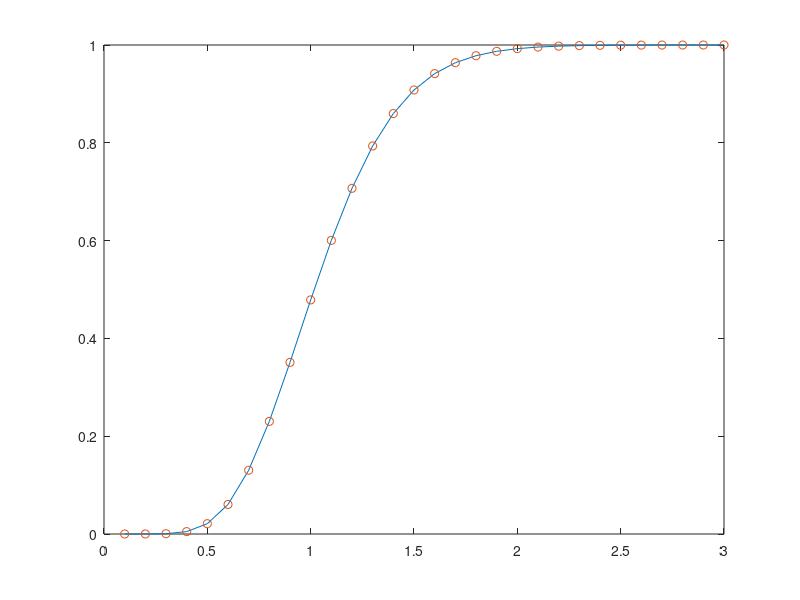

Write MATLAB code to recreate this figure.
%{
This script test the definition of the incomplete gamma function

%}

clear all
close all
clc

N = 100; % number of terms to be used

beta = 10;
alpha = 10.5;
t = 0.1:0.1:3;

%% using MATLAB function
Y = gammainc(beta*t,alpha);
plot(t,Y)
pause;

%% manual computation
in_gam_func = 0;
for k = 0:N
    T = ((beta*t).^(alpha+k)).*exp(-beta*t)/gamma(alpha+k+1);
    in_gam_func = in_gam_func + T;
    %plot(t,in_gam_func);
    %pause
end
hold on
plot(t,in_gam_func,'o')


